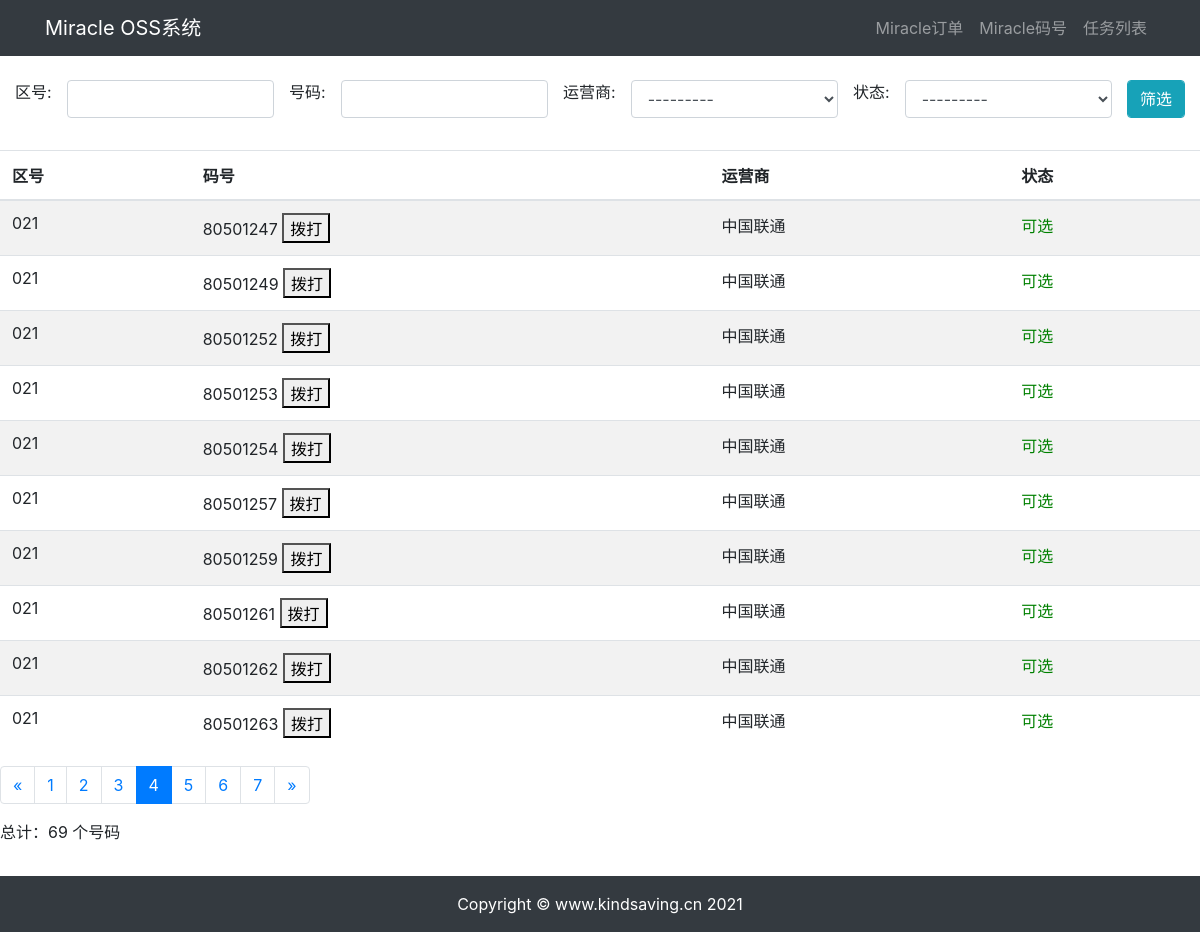
Screenshot of /Miracle/MiracleNumber/?page=4 with the database file from the repository.
### Miracle/models.py (models this page shows)
class MiracleNumber(models.Model):
    OPERATORS = (
        ('中国电信', '中国电信'),
        ('中国联通', '中国联通'),
        ('中国移动', '中国移动'),
        ('中国铁通', '中国铁通'),
    )
    STATUSS = (
        ('可选', '可选'),
        ('锁定', '锁定'),
        ('已售', '已售'),
    )
    Zip = models.CharField(max_length=4, default='021', verbose_name='区号')
    Number = models.IntegerField(verbose_name='固话号码')
    Operator = models.CharField(max_length=12, verbose_name='运营商', choices=OPERATORS)
    Status = models.CharField(max_length=8, verbose_name='状态', default='可选', choices=STATUSS)
    Organize =models.CharField(max_length=30,default=' ',verbose_name='客户名称')
    def colored_Status(self):
        if self.Status == '可选':
            color_code = 'green'
        elif self.Status == '锁定':
            color_code = 'orange'
        else:
            color_code = 'red'
        return format_html(
            '<span style="color: {};">{}</span>',
            color_code,
            self.Status,
        )
    colored_Status.short_description = u"状态"
    class Meta:
        unique_together = (("Zip", "Number"),)
        verbose_name_plural = 'Miracle码号'

### Miracle/views.py (the view)
# urls.py: path('Miracle/MiracleNumber/',MiracleViews.MiracleNumber_search,name='MiracleNumber_search'),
def MiracleNumber_search(request):
    f = MiracleNumberFilter(request.GET,queryset=MiracleNumber.objects.all())
    paginator = Paginator(f.qs, 10)
    page = request.GET.get('page')
    page_obj = paginator.get_page(page)
    context = {'page_obj': page_obj, 'paginator': paginator,
               'is_paginated': True, 'filter': f, }
    return render(request,'MiracleNumber_filter.html',context)

### Miracle/templates/MiracleNumber_filter.html (shortened to what this page needs)
{% extends "base.html" %}
{% block content %}
{% load widget_tweaks %}
<br>
<div class="well justify-content-center">
    <form action="" role="search" method="get">
        <div class="input-group col-md-12 align-self-center">
    {% with form=filter.form %}
            {% for field in form.visible_fields %}
            <div ,class="form-group col align-self-center">
                {{ field.label_tag }}
            </div>
            <div class="form-group col align-self-center">
                  {% render_field field class="form-control" %}
            </div>
    {% endfor %}
           <span class="input-group-btn">
                <button class="btn btn-info form-control" type="submit" value="submit">筛选</button>
            </span>
        </div>
    {% endwith %}
    </form>
</div>
{% if is_paginated %}
<table class="table table-striped">
    <thead>
        <tr>
            <th>区号</th>
            <th>码号</th>
            <th>运营商</th>
            <th>状态</th>
        </tr>
    </thead>
    <tbody>
{% for Number in page_obj %}
        <tr>
            <td>
{{ Number.Zip }}
            </td>
            <td>
                {{ Number.Number}} <button onclick="makecall($(parentNode.firstChild).text())">拨打</button>
            </td>
            <td>
{{ Number.Operator }}
            </td>
            {% if Number.Status == "已售" %}
            <td style="color: red">
            {%elif Number.Status == "锁定" %}
            <td style="color: orange">
            {%elif Number.Status == "可选" %}
            <td style="color: green">
            {% else %}
            <td>
            {%endif%}
{{ Number.Status }}
            </td>
{% endfor %}
        </tr>
    </tbody>
</table>
{% else %}
<p>There are no Numbers yet.</p>
{% endif %}
{% if is_paginated %}
     <ul class="pagination">
{% if page_obj.has_previous %}
         <li class="page-item"><a class="page-link" href="?page={{page_obj.previous_page_number}}">&laquo;</a></li>
{% else %}
         <li class="page-item disabled"><span class="page-link">&laquo;</span></li>
{% endif %}
         {% for i in paginator.page_range %}
         {% if page_obj.number == i %}
         <li class="page-item active"><span class="page-link"> {{ i }} <span class="sr-only">(current)</span></span></li>
{% else %}
               <li class="page-item"><a class="page-link" href="?page={{ i }}">{{ i }}</a></li>
{% endif %}
         {% endfor %}
         {% if page_obj.has_next %}
         <li class="page-item"><a class="page-link" href="?page={{ page_obj.next_page_number }}">&raquo;</a></li>
{% else %}
         <li class="page-item disabled"><span class="page-link">&raquo;</span></li>
{% endif %}
     </ul>
{% endif %}
<p>总计：{{filter.qs.count}} 个号码</p>
{% endblock content %}

### rows the page displays
MiracleNumber: Zip "021", Number "80501247", Operator "中国联通", Status "可选"
MiracleNumber: Zip "021", Number "80501249", Operator "中国联通", Status "可选"
MiracleNumber: Zip "021", Number "80501252", Operator "中国联通", Status "可选"
MiracleNumber: Zip "021", Number "80501253", Operator "中国联通", Status "可选"
MiracleNumber: Zip "021", Number "80501254", Operator "中国联通", Status "可选"
MiracleNumber: Zip "021", Number "80501257", Operator "中国联通", Status "可选"
MiracleNumber: Zip "021", Number "80501259", Operator "中国联通", Status "可选"
MiracleNumber: Zip "021", Number "80501261", Operator "中国联通", Status "可选"
MiracleNumber: Zip "021", Number "80501262", Operator "中国联通", Status "可选"
MiracleNumber: Zip "021", Number "80501263", Operator "中国联通", Status "可选"

### other values shown
{{ field.label_tag }} "区号:" "号码:" "运营商:" "状态:"
{{ i }} "1" "2" "3" "5" "6" "7"
{{ i }} "4"
{{ filter.qs.count }} "69"
